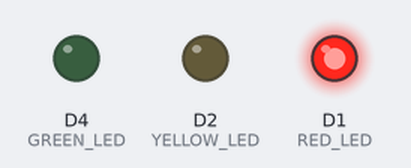
The sketch below on a simulated ESP8266 (NodeMCU). Parts: output pins drawn as LEDs (lit = HIGH).

Above: at 2.5 s.
At 6.5 s:
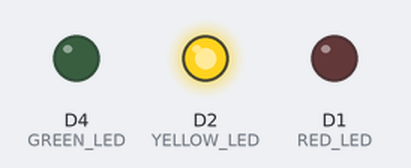
At 11.0 s:
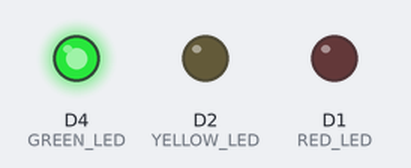
Timing chart, 0 to 18.2 s (numbered marks = the images above):
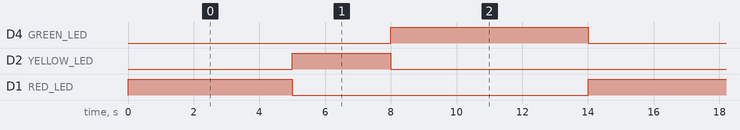

Measured:
- by itself, D4 (GREEN_LED): alternates HIGH for 6.0 s and LOW for 8.0 s
- by itself, D2 (YELLOW_LED): alternates HIGH for 3.0 s and LOW for 11.0 s
- by itself, D1 (RED_LED): alternates HIGH for 5.0 s and LOW for 9.0 s

The sketch:

traffic_light.ino
```cpp
#define RED_LED D1
#define YELLOW_LED D2
#define GREEN_LED D4

int currentState = 0;
unsigned long previousMillis = 0;
const long redLightDuration = 5000;
const long yellowLightDuration = 3000;
const long greenLightDuration = 6000;

// the setup function runs once when you press reset or power the board
void setup() {
  // initialize digital pins as outputs.
  pinMode(RED_LED, OUTPUT);
  pinMode(YELLOW_LED, OUTPUT);
  pinMode(GREEN_LED, OUTPUT);
}

// the loop function runs over and over again forever
void loop() {
  unsigned long currentMillis = millis();

  switch (currentState) {
    case 0:
      // Red light for 5 seconds
      digitalWrite(RED_LED, HIGH);
      digitalWrite(YELLOW_LED, LOW);
      digitalWrite(GREEN_LED, LOW);

      if (currentMillis - previousMillis >= redLightDuration) {
        currentState = 1;
        previousMillis = currentMillis;
      }
      break;

    case 1:
      // Yellow light for 3 seconds
      digitalWrite(RED_LED, LOW);
      digitalWrite(YELLOW_LED, HIGH);
      digitalWrite(GREEN_LED, LOW);

      if (currentMillis - previousMillis >= yellowLightDuration) {
        currentState = 2;
        previousMillis = currentMillis;
      }
      break;

    case 2:
      // Green light for 6 seconds
      digitalWrite(RED_LED, LOW);
      digitalWrite(YELLOW_LED, LOW);
      digitalWrite(GREEN_LED, HIGH);

      if (currentMillis - previousMillis >= greenLightDuration) {
        currentState = 0;
        previousMillis = currentMillis;
      }
      break;
  }
}
```
